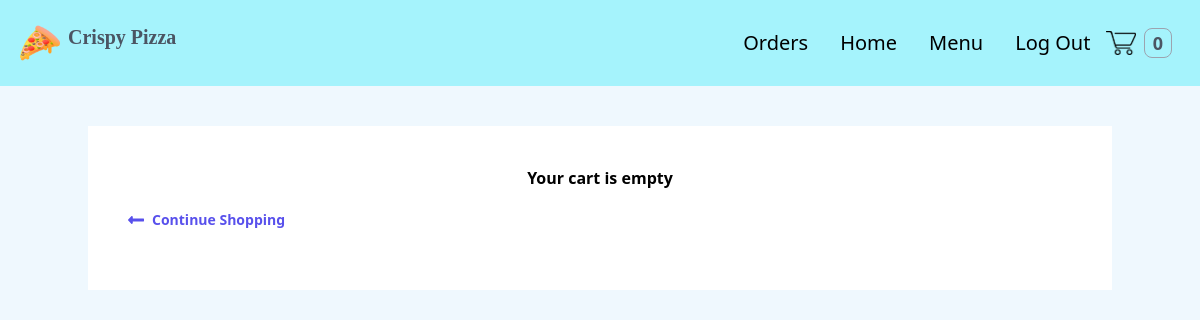
The page /cart/ (signed in) on the database as committed earlier.
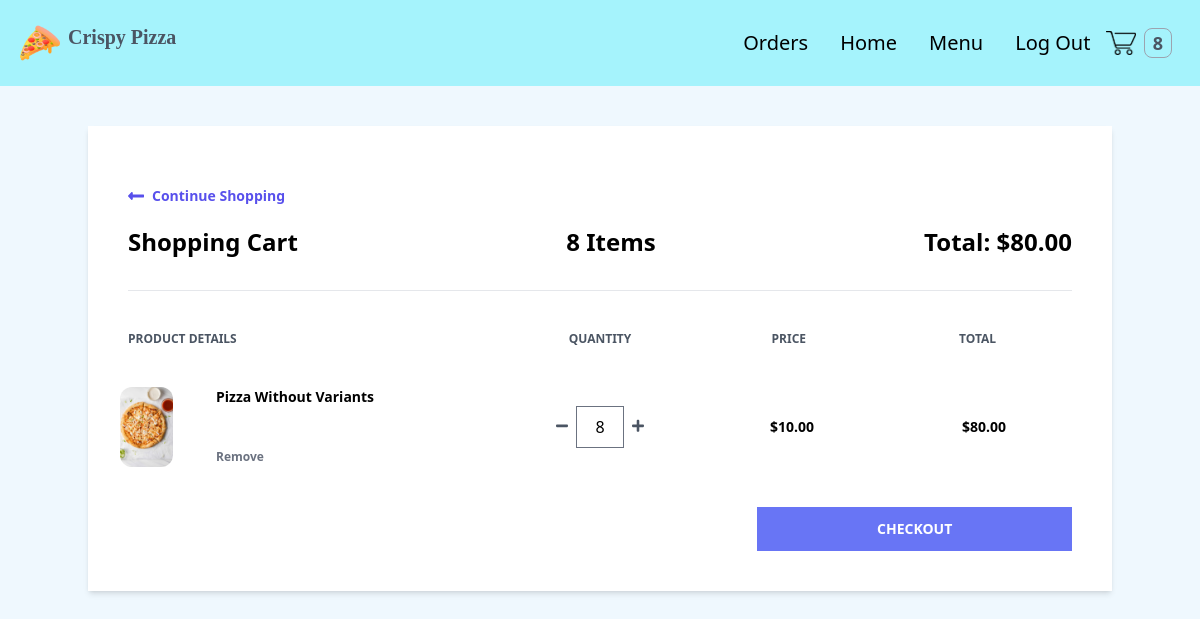
The same page on the database as committed later.
### order/models.py (models this page shows, shortened)
class Order(models.Model):
    PAYMENT_CHOICES = (
        ("cash", "cash"),
        ("online", "online")
    )
    DELIVERY_CHOICES = (
        ("delivery", "delivery"),
        ("carryout", "carryout")
    )
    transaction_id = models.UUIDField(
        primary_key=True, default=uuid.uuid4, editable=True)
    customer = models.ForeignKey(
        Customer, on_delete=models.CASCADE)
    date_ordered = models.DateTimeField(auto_now_add=True)
    date_modified = models.DateTimeField(auto_now=True)
    complete = models.BooleanField(default=False)
    paid = models.BooleanField(default=False)
    payment_method = models.CharField(max_length=10, choices=PAYMENT_CHOICES)
    delivery_method = models.CharField(max_length=10, choices=DELIVERY_CHOICES)
    shipping = models.ForeignKey(
        "ShippingAddress", on_delete=models.SET_NULL, blank=True, null=True)
    pickup = models.ForeignKey(
        "PickUpDetail", on_delete=models.SET_NULL, blank=True, null=True)
    coupon = models.ForeignKey(
        'Coupon', on_delete=models.SET_NULL, blank=True, null=True)
    email = models.EmailField(max_length=70, null=True, blank=True)
    phone = models.CharField(max_length=20, null=True, blank=True)
    @property
    def get_cart_subtotal(self):
        order_items = self.orderitem_set.all()
        total = sum([item.get_total for item in order_items])
        return total
    get_cart_subtotal.fget.short_description = 'Subtotal'
    @property
    def get_cart_total(self):
        total = self.get_cart_subtotal
        if self.coupon:
            total = total - self.get_coupon_value
        return total
    get_cart_total.fget.short_description = 'Total'
    @property
    def get_cart_items(self):
        order_items = self.orderitem_set.all()
        total = sum([item.quantity for item in order_items])
        return total
    get_cart_items.fget.short_description = '# Items'
    @property
    def get_coupon_value(self):
        if self.coupon:
            if self.coupon.discount_type == "Percent":
                coupon_value = round(
                    self.get_cart_subtotal*self.coupon.discount_amount/100, 2)
            else:
                coupon_value = self.coupon.discount_amount
        else:
            coupon_value = None
        return coupon_value
    get_coupon_value.fget.short_description = 'Coupon'

class OrderItem(models.Model):
    product = models.ForeignKey(Product, on_delete=models.CASCADE)
    order = models.ForeignKey(Order, on_delete=models.CASCADE)
    variation = models.ForeignKey(
        ProductVariant, on_delete=models.SET_NULL, blank=True, null=True)
    quantity = models.IntegerField(default=0)
    date_added = models.DateTimeField(auto_now_add=True)
    @property
    def get_total(self):
        if self.product.has_variants:
            total = self.variation.price * self.quantity
        else:
            total = self.product.price * self.quantity
        return total
    get_total.fget.short_description = 'Total'
    def image_tag(self):
        return mark_safe(f'<img src="{self.product.image.url}" width="100" height="100" />')
    image_tag.short_description = 'Image'

### store/models.py (models this page shows, shortened)
class Product(models.Model):
    id = models.UUIDField(primary_key=True, default=uuid.uuid4, editable=False)
    name = models.CharField(max_length=100)
    price = models.DecimalField(
        max_digits=6, decimal_places=2, blank=True, null=True)
    desc = models.TextField(max_length=500, blank=True, null=True)
    image = models.ImageField(blank=True, upload_to='images')
    created_at = models.DateField(auto_now_add=True)
    updated_at = models.DateField(auto_now=True)
    product_category = models.ForeignKey(
        "Category", on_delete=models.CASCADE, null=True, blank=True)
    class Meta:
        ordering = ('product_category',)
    def image_tag(self):
        if self.image:
            return mark_safe(f'<img src="{self.image.url}" width="100" height="100" />')
    image_tag.short_description = 'Image'
    @property
    def has_variants(self):
        if self.productvariant_set.count() > 0:
            return True
        else:
            return False

### order/views.py (the view)
# urls.py: path('cart/', views.cart, name='cart'),
def cart(request):
    try:
        customer = get_customer_or_guest(request)
    except:
        return redirect('store:products')
    customer_order = Order.objects.filter(
        customer=customer, complete=False)
    if customer_order.exists():
        customer_items = OrderItem.objects.filter(
            order_id__in=customer_order).order_by("product__name", "-variation__size")
        customer_order = customer_order[0]
    else:
        customer_order, customer_items = None, None
    context = {
        "order": customer_order,
        "items": customer_items,
    }
    return render(request, 'order/cart.html', context)

### order/views.py (called while the page is built)
def get_customer_or_guest(request):
    if request.user.is_authenticated:
        customer = request.user.customer
    else:
        customer, created = Customer.objects.get_or_create(
            device=request.COOKIES['device'])
    return customer

### store/context_processors.py (called while the page is built)
def get_cart_quantity(request):
    if request.user.is_authenticated:
        try:
            customer = request.user.customer
        except:
            number_of_items = 0
    else:
        try:
            customer, created = Customer.objects.get_or_create(
                device=request.COOKIES['device'])
        except:
            number_of_items = 0
    try:
        customer_order = Order.objects.filter(
            customer=customer, complete=False)[0]
        number_of_items = customer_order.get_cart_items
    except:
        number_of_items = 0
    return {'cart_quantity': number_of_items}

### order/templates/order/cart.html (shortened to what this page needs)
{% extends 'store/base.html' %} {% block content %} {% if not items %}
<div class="container mx-auto mt-10">
  <div class="w-full bg-white px-10 py-10 text-center">
    <h2 class="font-bold">Your cart is empty</h2>
    <div>
      <a
        href="{% url 'store:products' %}"
        class="flex font-semibold text-indigo-600 text-sm my-5 w-1/4"
      >
        <svg
          class="fill-current mr-2 text-indigo-600 w-4"
          viewBox="0 0 448 512"
        >
          <path
            d="M134.059 296H436c6.627 0 12-5.373 12-12v-56c0-6.627-5.373-12-12-12H134.059v-46.059c0-21.382-25.851-32.09-40.971-16.971L7.029 239.029c-9.373 9.373-9.373 24.569 0 33.941l86.059 86.059c15.119 15.119 40.971 4.411 40.971-16.971V296z"
          />
        </svg>
        Continue Shopping
      </a>
    </div>
  </div>
</div>
{% else %}
<div class="container mx-auto mt-10">
  <div class="flex flex-col shadow-md my-10">
    <div class="w-full bg-white px-10 py-10">
      <a
        href="{% url 'store:products' %}"
        class="flex font-semibold text-indigo-600 text-sm my-5 w-1/4"
      >
        <svg
          class="fill-current mr-2 text-indigo-600 w-4"
          viewBox="0 0 448 512"
        >
          <path
            d="M134.059 296H436c6.627 0 12-5.373 12-12v-56c0-6.627-5.373-12-12-12H134.059v-46.059c0-21.382-25.851-32.09-40.971-16.971L7.029 239.029c-9.373 9.373-9.373 24.569 0 33.941l86.059 86.059c15.119 15.119 40.971 4.411 40.971-16.971V296z"
          />
        </svg>
        Continue Shopping
      </a>
      <div class="flex justify-between border-b pb-8">
        <h1 class="font-semibold text-2xl">Shopping Cart</h1>
        <h2 class="font-semibold text-2xl">{{order.get_cart_items}} Items</h2>
        <h2 class="font-semibold text-2xl">
          Total: ${{order.get_cart_subtotal|floatformat:2}}
        </h2>
      </div>
      <div class="flex mt-10 mb-5">
        <h3 class="font-semibold text-gray-600 text-xs uppercase w-2/5">
          Product Details
        </h3>
        <h3
          class="font-semibold text-center text-gray-600 text-xs uppercase w-1/5 text-center"
        >
          Quantity
        </h3>
        <h3
          class="font-semibold text-center text-gray-600 text-xs uppercase w-1/5 text-center"
        >
          Price
        </h3>
        <h3
          class="font-semibold text-center text-gray-600 text-xs uppercase w-1/5 text-center"
        >
          Total
        </h3>
      </div>
      {% for item in items %}
      <div class="flex items-center hover:bg-gray-100 -mx-8 px-6 py-5">
        <div class="flex w-2/5">
          <div class="w-20">
            <img
              class="h-20 rounded-xl"
              src="{{item.product.image.url}}"
              alt=""
            />
          </div>
          <div class="flex flex-col justify-between ml-4 flex-grow">
            <span class="font-bold text-sm">{{ item.product.name|title }}</span>
            <form
              action="{% url 'order:remove-from-cart' item.id %}"
              method="post"
            >
              <button
                type="submit"
                class="font-semibold hover:text-red-500 text-gray-500 text-xs"
              >
                Remove
              </button>
            </form>
          </div>
        </div>
        <div
          class="flex justify-center items-center w-1/5 individual-container"
        >
          <form
            action="{% url 'order:reduce-product-quantity' item.pk %}"
            method="post"
          >
            <button type="submit">
              <svg class="fill-current text-gray-600 w-3" viewBox="0 0 448 512">
                <path
                  d="M416 208H32c-17.67 0-32 14.33-32 32v32c0 17.67 14.33 32 32 32h384c17.67 0 32-14.33 32-32v-32c0-17.67-14.33-32-32-32z"
                />
              </svg>
            </button>
          </form>
          <input
            class="quantity mx-2 border text-center w-12"
            type="number"
            value="{{item.quantity}}"
            min="1"
            oninput="validity.valid||(value='');"
            id="{{item.pk}}"
          />
          <form
            action="{% url 'order:increase-product-quantity' item.pk %}"
            method="post"
          >
            <button type="submit">
            </button>
          </form>
        </div>
        <h1 class="text-center w-1/5 font-semibold text-sm">
          ${% firstof item.variation.price item.product.price %}
        </h1>
        <span class="text-center w-1/5 font-semibold text-sm"
          >${{item.get_total|floatformat:2}}</span
        >
      </div>
      {% endfor %}
      <div class="mt-5">
        <form action="{% url 'order:checkout' %}" method="POST">
          <button
            type="submit"
            class="bg-indigo-500 font-semibold hover:bg-indigo-600 py-3 text-sm text-white uppercase w-1/3 flex items-center justify-center ml-auto"
          >
            Checkout
          </button>
        </form>
      </div>
    </div>
  </div>
</div>
{% endif %}
{% endblock %}

### store/templates/store/base.html (shortened to what this page needs)
{% load static %}
<!DOCTYPE html>
<html lang="en">
  <head>
    <link rel="stylesheet" href="{% static 'store/src/styles.css' %}" />
    <link rel="stylesheet" href="{% static 'store/src/customStyles.css' %}" />
    <link
      rel="stylesheet"
      href="//cdnjs.cloudflare.com/ajax/libs/timepicker/1.3.5/jquery.timepicker.min.css"
    />
  </head>
  <body class="m-0 p-0 bg-sky-100/50">
    <nav class="p-5 flex bg-cyan-200">
      <div class="flex justify-between items-center">
        <a href="{% url 'store:products' %}" class="flex">
          <img
            class="h-10 inline"
            src="{% static 'store/images/pizza.png' %}"
          />
          <span
            class="invisible md:visible ml-2 text-xl text-gray-600 cursor-pointer font-[Poppins] font-semibold"
          >
            Crispy Pizza</span
          >
        </a>
      </div>
      {% with request.resolver_match.url_name as url_name %}
      <ul class="flex ml-auto items-center">
        {% if user.is_authenticated %}
        <li
          class="text-xl mx-4 hover:text-teal-900 duration-500 {% if url_name == 'my_orders' %} text-teal-700 {% endif %}"
        >
          <a href="{% url 'users:my_orders' %}">Orders</a>
        </li>
        {% endif %}
        <li
          class="text-xl mx-4 hover:text-teal-900 duration-500 {% if url_name == 'products' %} text-teal-700 {% endif %}"
        >
          <a href="{% url 'store:products' %}">Home</a>
        </li>
        <li id="menu" class="text-xl">
          <div class="dropdown inline-block relative z-10">
            <button
              class="hover:text-teal-900 py-2 px-4 inline-flex items-center {% if url_name in 'pizzas, drinks, sides' %} text-teal-700 {% endif %}"
            >
              Menu
            </button>
          </div>
        </li>
        {% if user.is_authenticated %}
        <li class="text-xl mx-4 hover:text-teal-900 duration-500">
          <a href="{% url 'users:logout' %}">Log Out</a>
        </li>
        {% endif %}
        <li class="shrink-0">
          <a href="{% url 'order:cart' %}">
            <img
              class="h-6"
              src="{% static 'store/images/cart1.png' %}"
              alt="cart"
              id="cart-image"
            />
          </a>
        </li>
        <li class="p-2">
          <div class="rounded-lg border border-gray-400 px-2">
            <p class="cart-count text-lg text-gray-600 font-semibold">
              {{cart_quantity}}
            </p>
          </div>
        </li>
      </ul>
      {% endwith %}
    </nav>
    {% block content %} {% endblock %}
  </body>
</html>

Rows that differ between the two databases and show on the page:
added Order: get_cart_items "8", get_cart_subtotal "80.00"
added OrderItem: product.image (picture), product.name "Pizza Without Variants", quantity "8", variation+product "10.00", get_total "80.00"
Other text that changed with them:
{{ cart_quantity }}: "0" → "8"
text no longer shown: "Your cart is empty"
text now shown: "Shopping Cart Items Total: $ PRODUCT DETAILS QUANTITY PRICE TOTAL CHECKOUT"
